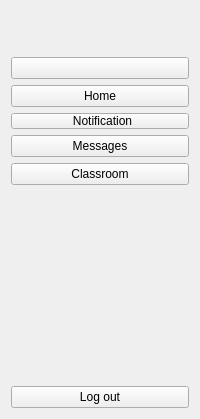
             <widget class="QWidget" name="SideBareTrue_5" native="true">
              <property name="styleSheet">
               <string notr="true">
@font-face {
  font-family: myFirstFont;
  src: url('https://fonts.googleapis.com/css2?family=Rubik:ital,wght@0,300..900;1,300..900&amp;display=swap');
  font-weight: bold;
}
QWidget{
background-color: #25361f; 
}
QPushButton {
color:#DADA83;
font-size:25px;
font-family:myFirstFont;
text-align:left;
padding-left:10px;
border:none;
height:38px;
radius:20px;
}</string>
              </property>
              <layout class="QVBoxLayout" name="verticalLayout_9">
               <item>
                <widget class="QLabel" name="sidephoto">
                 <property name="minimumSize">
                  <size>
                   <width>40</width>
                   <height>40</height>
                  </size>
                 </property>
                 <property name="maximumSize">
                  <size>
                   <width>40</width>
                   <height>40</height>
                  </size>
                 </property>
                 <property name="styleSheet">
                  <string notr="true">  border-radius: 50%;
</string>
                 </property>
                 <property name="text">
                  <string/>
                 </property>
                 <property name="pixmap">
                  <pixmap>P1000583.jpg</pixmap>
                 </property>
                </widget>
               </item>
               <item>
                <widget class="QPushButton" name="Home_49">
                 <property name="text">
                  <string/>
                 </property>
                 <property name="icon">
                  <iconset resource="images.qrc">
                   <normaloff>:/images/arrow.png</normaloff>:/images/arrow.png</iconset>
                 </property>
                 <property name="iconSize">
                  <size>
                   <width>25</width>
                   <height>25</height>
                  </size>
                 </property>
                 <property name="checkable">
                  <bool>true</bool>
                 </property>
                 <property name="autoExclusive">
                  <bool>true</bool>
                 </property>
                </widget>
               </item>
               <item>
                <widget class="QPushButton" name="GoToHome">
                 <property name="text">
                  <string>Home</string>
                 </property>
                 <property name="icon">
                  <iconset resource="images.qrc">
                   <normaloff>:/images/home (2).png</normaloff>:/images/home (2).png</iconset>
                 </property>
                 <property name="checkable">
                  <bool>true</bool>
                 </property>
                 <property name="autoExclusive">
                  <bool>true</bool>
                 </property>
                </widget>
               </item>
               <item>
                <widget class="QPushButton" name="GotoNotification">
                 <property name="styleSheet">
                  <string notr="true">padding-left:5px;</string>
                 </property>
                 <property name="text">
                  <string>Notification</string>
                 </property>
                 <property name="icon">
                  <iconset resource="images.qrc">
                   <normaloff>:/images/notification.png</normaloff>:/images/notification.png</iconset>
                 </property>
                 <property name="iconSize">
                  <size>
                   <width>25</width>
                   <height>25</height>
                  </size>
                 </property>
                 <property name="checkable">
                  <bool>true</bool>
                 </property>
                 <property name="autoExclusive">
                  <bool>true</bool>
                 </property>
                </widget>
               </item>
               <item>
                <widget class="QPushButton" name="GoToMessages">
                 <property name="text">
                  <string>Messages</string>
                 </property>
                 <property name="icon">
                  <iconset resource="images.qrc">
                   <normaloff>:/images/comment.png</normaloff>:/images/comment.png</iconset>
                 </property>
                 <property name="iconSize">
                  <size>
                   <width>20</width>
                   <height>19</height>
                  </size>
                 </property>
                 <property name="checkable">
                  <bool>true</bool>
                 </property>
                 <property name="autoExclusive">
                  <bool>true</bool>
                 </property>
                </widget>
               </item>
               <item>
                <widget class="QPushButton" name="GoToClassRoom">
                 <property name="text">
                  <string>Classroom</string>
                 </property>
                 <property name="icon">
                  <iconset resource="images.qrc">
                   <normaloff>:/images/home (2).png</normaloff>:/images/home (2).png</iconset>
                 </property>
                 <property name="checkable">
                  <bool>true</bool>
                 </property>
                 <property name="autoExclusive">
                  <bool>true</bool>
                 </property>
                </widget>
               </item>
               <item>
                <spacer name="verticalSpacer_9">
                 <property name="orientation">
                  <enum>Qt::Vertical</enum>
                 </property>
                 <property name="sizeHint" stdset="0">
                  <size>
                   <width>18</width>
                   <height>195</height>
                  </size>
                 </property>
                </spacer>
               </item>
               <item>
                <widget class="QPushButton" name="LogOut">
                 <property name="text">
                  <string>Log out</string>
                 </property>
                 <property name="icon">
                  <iconset resource="images.qrc">
                   <normaloff>:/images/log-out.png</normaloff>:/images/log-out.png</iconset>
                 </property>
                 <property name="checkable">
                  <bool>true</bool>
                 </property>
                 <property name="autoExclusive">
                  <bool>true</bool>
                 </property>
                </widget>
               </item>
              </layout>
             </widget>
